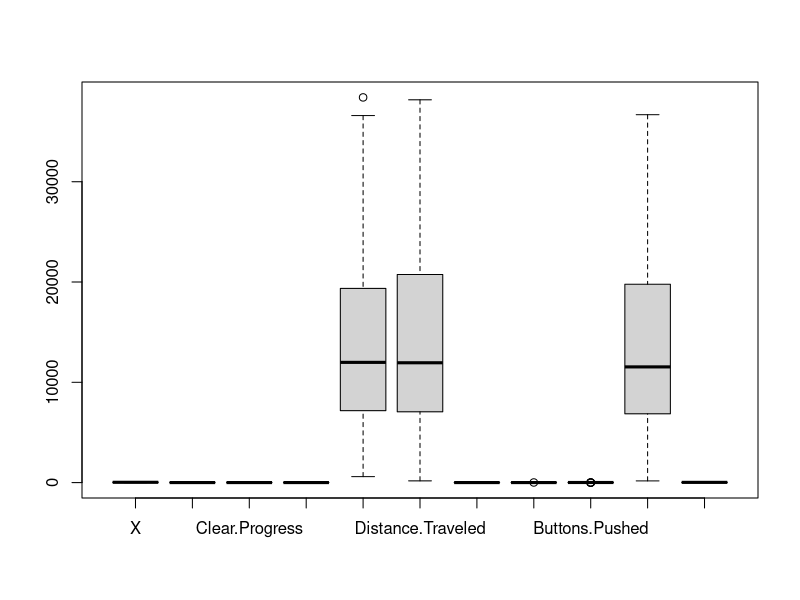
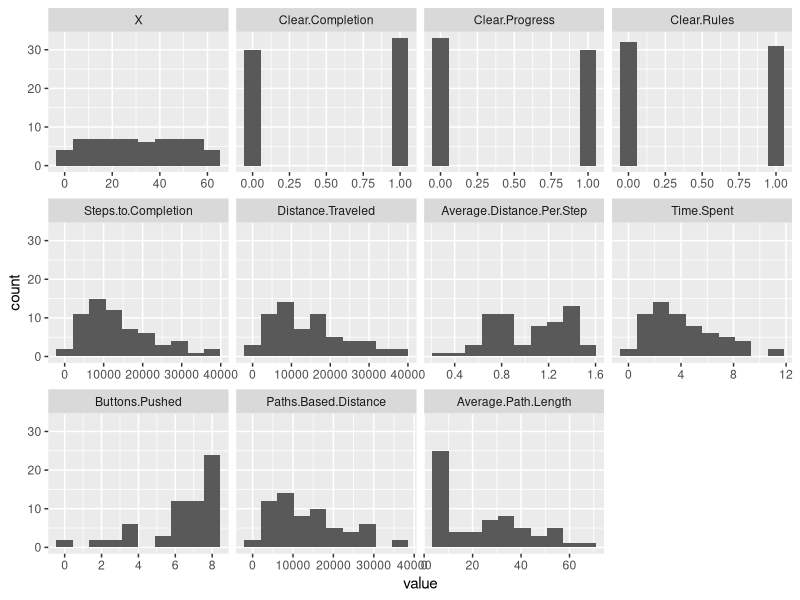
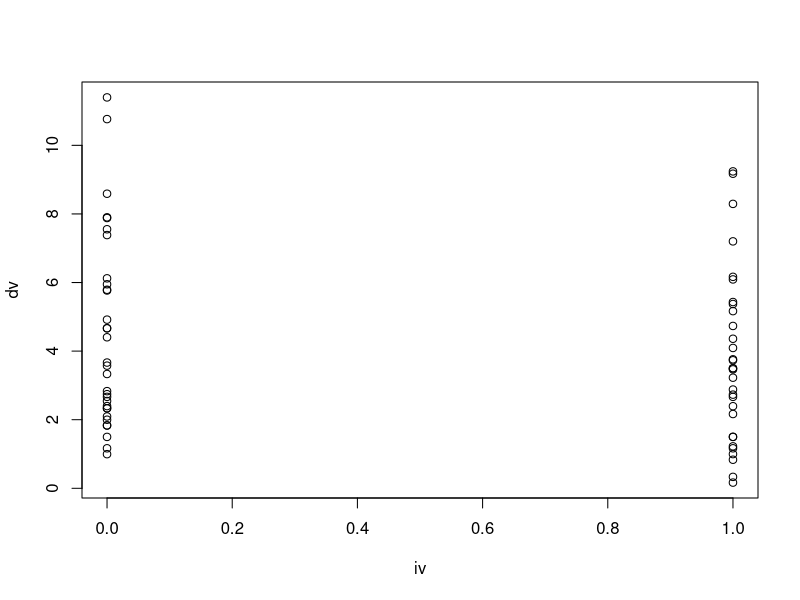
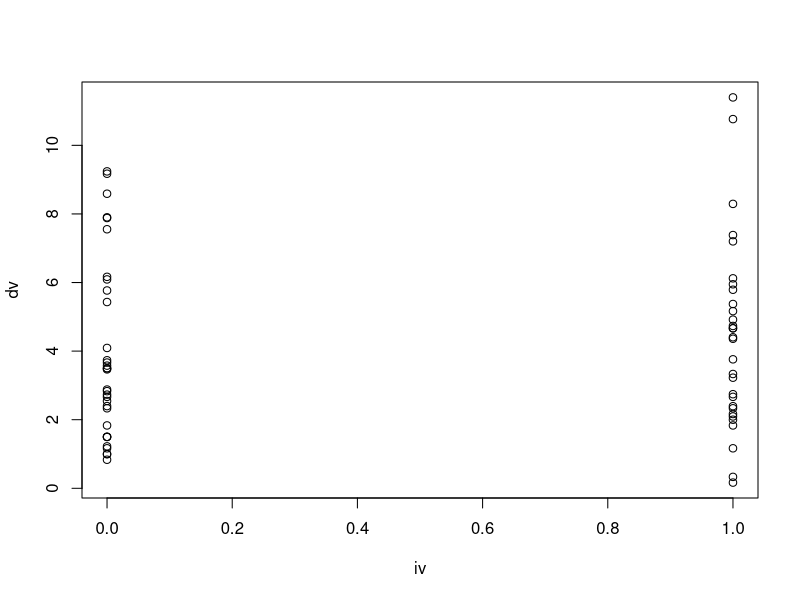
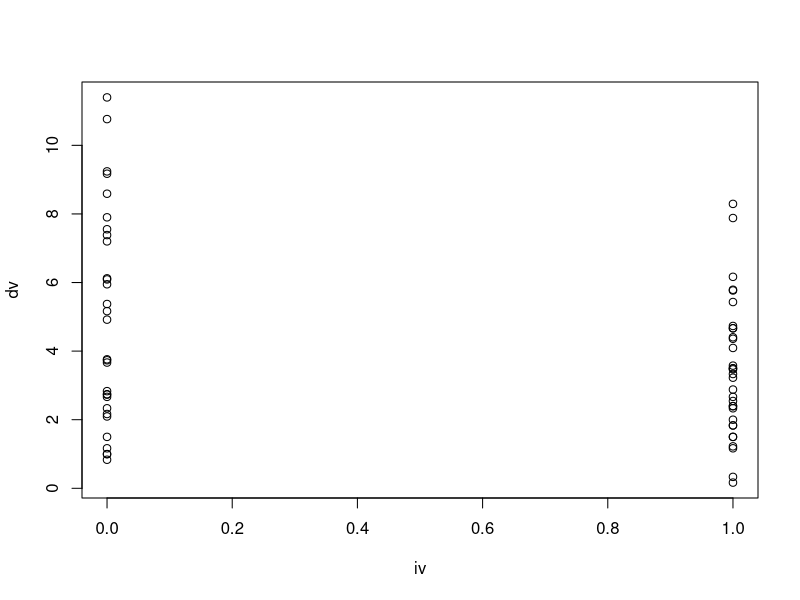
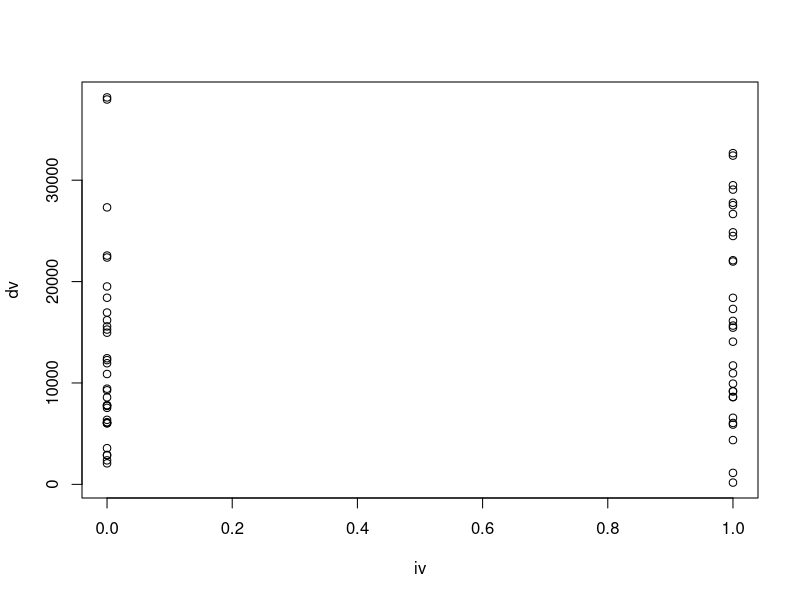
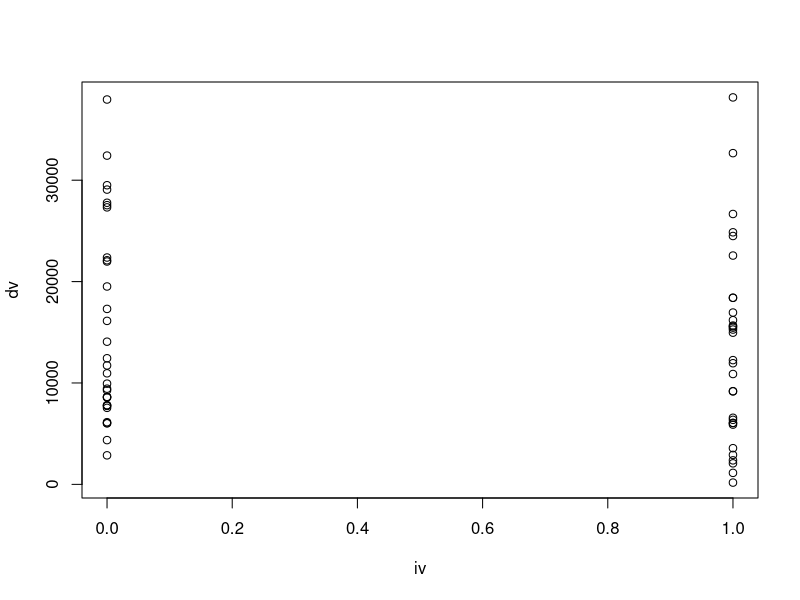
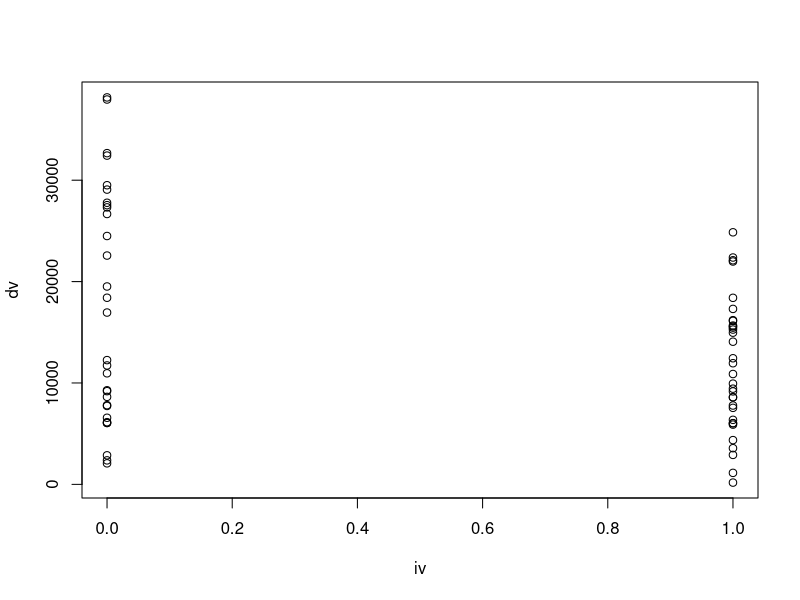

Recreate these plots in R, in order.
  # setwd("/Volumes/TarDisk-128/Game_Data/Game_Data/")
  
  # GET DATA
  game_data <- read.csv("morestuff.csv")
  game_data
  
  # SUMMARY STATISTICS
  summary(game_data)
  boxplot(game_data)
  
  # HISTOGRAM FOR EVERY COLUMN
  library(ggplot2)
  library(reshape2)
  ggplot(data = melt(game_data), mapping = aes(x = value)) + geom_histogram(bins = 10) + facet_wrap(~variable, scales = 'free_x')
  
  # ANOVAS ON IVS
  fit <- aov(Time.Spent ~ Clear.Rules + Clear.Progress + Clear.Completion,data = game_data)
  summary(fit)
  fit <- aov(Buttons.Pushed ~ Clear.Rules + Clear.Progress + Clear.Completion,data = game_data)
  summary(fit)
  fit <- aov(Distance.Traveled ~ Clear.Rules + Clear.Progress + Clear.Completion,data = game_data)
  summary(fit)
  fit <- aov(Paths.Based.Distance ~ Clear.Rules + Clear.Progress + Clear.Completion,data = game_data)
  summary(fit)
  fit <- aov(Average.Path.Length  ~ Clear.Rules + Clear.Progress + Clear.Completion,data = game_data)
  summary(fit)
  
  # LINEAR MODEL ON EVERYTHING
  # fit <- lm(Time.Spent ~ .,data = game_data)
  # summary(fit)
  
  # LINEAR MODELS ON IVS
  fit <- lm(Time.Spent ~ Clear.Rules + Clear.Progress + Clear.Completion,data = game_data)
  summary(fit)
  fit <- lm(Buttons.Pushed ~ Clear.Rules + Clear.Progress + Clear.Completion,data = game_data)
  summary(fit)
  fit <- lm(Distance.Traveled ~ Clear.Rules + Clear.Progress + Clear.Completion,data = game_data)
  summary(fit)
  fit <- lm(Paths.Based.Distance ~ Clear.Rules + Clear.Progress + Clear.Completion,data = game_data)
  summary(fit)
  fit <- lm(Average.Path.Length  ~ Clear.Rules + Clear.Progress + Clear.Completion,data = game_data)
  summary(fit)
  
  # LINEAR MODELS WITH INTERACTIONS
  fit <- lm(Time.Spent ~ Clear.Rules * Clear.Progress * Clear.Completion * Clear.Rules,data = game_data)
  summary(fit)
  fit <- lm(Buttons.Pushed ~ Clear.Rules * Clear.Progress * Clear.Completion,data = game_data)
  summary(fit)
  fit <- lm(Distance.Traveled ~ Clear.Rules * Clear.Progress * Clear.Completion,data = game_data)
  summary(fit)
  fit <- lm(Paths.Based.Distance ~ Clear.Rules * Clear.Progress * Clear.Completion,data = game_data)
  summary(fit)
  fit <- lm(Average.Path.Length  ~ Clear.Rules * Clear.Progress * Clear.Completion,data = game_data)
  summary(fit)
  
  # CONVENIENCE FUNCTION FOR T-TESTS / PLOTS
  my_ttest <- function(dv,iv) {
    result <- t.test(dv ~ iv)
    print(result)
    plot(iv, dv)
  }
  
  # T TESTS AND PLOTS ON EACH DV / IV PAIR
  my_ttest(game_data$Time.Spent, game_data$Clear.Rules)
  my_ttest(game_data$Time.Spent, game_data$Clear.Progress)
  my_ttest(game_data$Time.Spent, game_data$Clear.Completion)
  
  my_ttest(game_data$Distance.Traveled, game_data$Clear.Progress)
  my_ttest(game_data$Distance.Traveled, game_data$Clear.Rules)
  my_ttest(game_data$Distance.Traveled, game_data$Clear.Completion)
  
  my_ttest(game_data$Average.Path.Length, game_data$Clear.Progress)
  my_ttest(game_data$Average.Path.Length, game_data$Clear.Rules)
  my_ttest(game_data$Average.Path.Length , game_data$Clear.Completion)
  
  my_ttest(game_data$Steps.to.Completion, game_data$Clear.Progress)
  my_ttest(game_data$Steps.to.Completion, game_data$Clear.Rules)
  my_ttest(game_data$Steps.to.Completion, game_data$Clear.Completion)
  
  my_ttest(game_data$Average.Distance.Per.Step, game_data$Clear.Progress)
  my_ttest(game_data$Average.Distance.Per.Step, game_data$Clear.Rules)
  my_ttest(game_data$Average.Distance.Per.Step, game_data$Clear.Completion)
  
  my_ttest(game_data$Paths.Based.Distance, game_data$Clear.Progress)
  my_ttest(game_data$Paths.Based.Distance, game_data$Clear.Rules)
  my_ttest(game_data$Paths.Based.Distance, game_data$Clear.Completion)